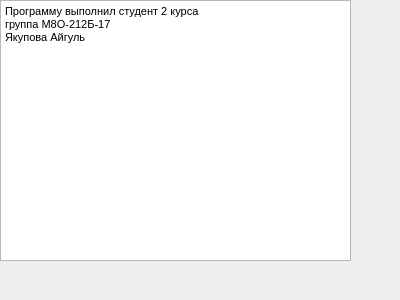
<?xml version="1.0" encoding="UTF-8"?>
<ui version="4.0">
 <class>aboutwindow</class>
 <widget class="QDialog" name="aboutwindow">
  <property name="geometry">
   <rect>
    <x>0</x>
    <y>0</y>
    <width>400</width>
    <height>300</height>
   </rect>
  </property>
  <property name="windowTitle">
   <string>Dialog</string>
  </property>
  <widget class="QTextBrowser" name="textBrowser">
   <property name="geometry">
    <rect>
     <x>0</x>
     <y>0</y>
     <width>351</width>
     <height>261</height>
    </rect>
   </property>
   <property name="html">
    <string>&lt;!DOCTYPE HTML PUBLIC &quot;-//W3C//DTD HTML 4.0//EN&quot; &quot;http://www.w3.org/TR/REC-html40/strict.dtd&quot;&gt;
&lt;html&gt;&lt;head&gt;&lt;meta name=&quot;qrichtext&quot; content=&quot;1&quot; /&gt;&lt;style type=&quot;text/css&quot;&gt;
p, li { white-space: pre-wrap; }
&lt;/style&gt;&lt;/head&gt;&lt;body style=&quot; font-family:'MS Shell Dlg 2'; font-size:8.25pt; font-weight:400; font-style:normal;&quot;&gt;
&lt;p style=&quot; margin-top:0px; margin-bottom:0px; margin-left:0px; margin-right:0px; -qt-block-indent:0; text-indent:0px;&quot;&gt;Программу выполнил студент 2 курса&lt;/p&gt;
&lt;p style=&quot; margin-top:0px; margin-bottom:0px; margin-left:0px; margin-right:0px; -qt-block-indent:0; text-indent:0px;&quot;&gt;группа М8О-212Б-17&lt;/p&gt;
&lt;p style=&quot; margin-top:0px; margin-bottom:0px; margin-left:0px; margin-right:0px; -qt-block-indent:0; text-indent:0px;&quot;&gt;Якупова Айгуль&lt;/p&gt;&lt;/body&gt;&lt;/html&gt;</string>
   </property>
  </widget>
 </widget>
 <resources/>
 <connections/>
</ui>
